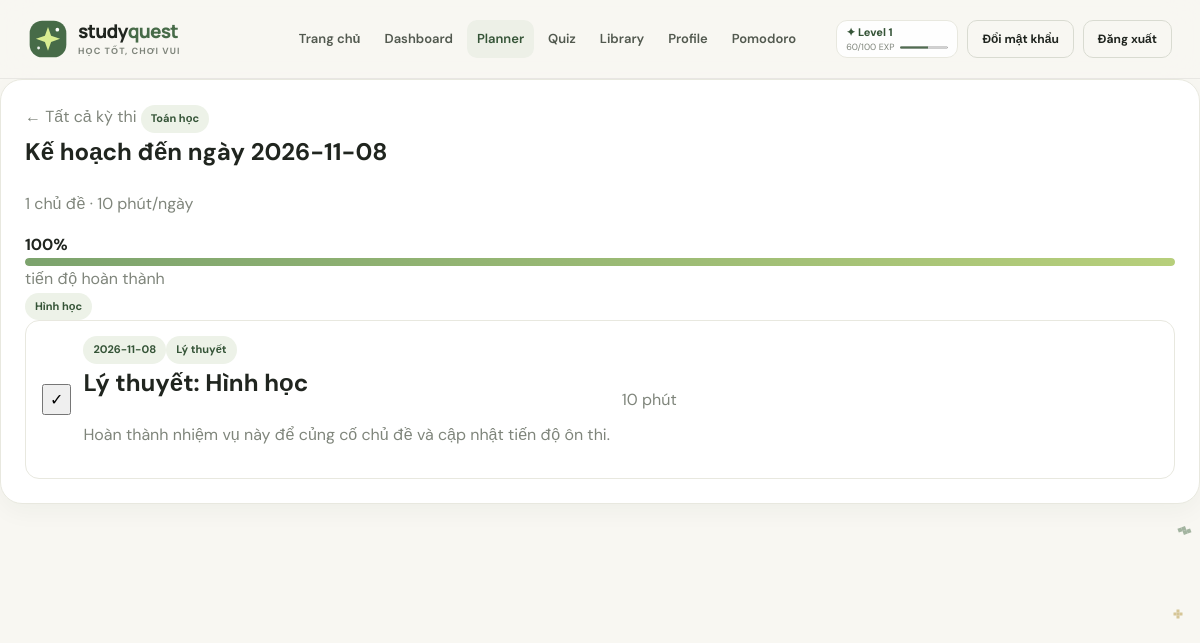
The page /planner/1 (signed in) on the database its author committed.
### tables this page shows
CREATE TABLE profiles (
    id INTEGER PRIMARY KEY AUTOINCREMENT,
    user_id INTEGER UNIQUE NOT NULL,
    character_name TEXT NOT NULL DEFAULT 'Quest Rookie',
    avatar TEXT NOT NULL DEFAULT '🧙',
    level INTEGER NOT NULL DEFAULT 1,
    exp INTEGER NOT NULL DEFAULT 0,
    reward_points INTEGER NOT NULL DEFAULT 0,
    FOREIGN KEY(user_id) REFERENCES users(id) ON DELETE CASCADE
);

CREATE TABLE exams (
    id INTEGER PRIMARY KEY AUTOINCREMENT,
    user_id INTEGER NOT NULL,
    subject TEXT NOT NULL,
    exam_date TEXT NOT NULL,
    current_score REAL NOT NULL CHECK(current_score BETWEEN 0 AND 10),
    target_score REAL NOT NULL CHECK(target_score BETWEEN 0 AND 10),
    study_minutes_per_day INTEGER NOT NULL CHECK(study_minutes_per_day >= 10),
    created_at TEXT NOT NULL DEFAULT CURRENT_TIMESTAMP,
    FOREIGN KEY(user_id) REFERENCES users(id) ON DELETE CASCADE
);

CREATE TABLE topics (
    id INTEGER PRIMARY KEY AUTOINCREMENT,
    exam_id INTEGER NOT NULL,
    name TEXT NOT NULL,
    status TEXT NOT NULL DEFAULT 'Chưa học',
    progress INTEGER NOT NULL DEFAULT 0 CHECK(progress BETWEEN 0 AND 100),
    FOREIGN KEY(exam_id) REFERENCES exams(id) ON DELETE CASCADE
);

CREATE TABLE study_plans (
    id INTEGER PRIMARY KEY AUTOINCREMENT,
    exam_id INTEGER NOT NULL,
    study_date TEXT NOT NULL,
    title TEXT NOT NULL,
    activity_type TEXT NOT NULL,
    duration_minutes INTEGER NOT NULL,
    completed INTEGER NOT NULL DEFAULT 0,
    FOREIGN KEY(exam_id) REFERENCES exams(id) ON DELETE CASCADE
);

### routes/exam_routes.py (the view)
@exam_bp.route("/<int:exam_id>", methods=["GET"])
@_logged_in
def planner_detail(exam_id):
    exam = _owned_exam(exam_id)
    if not exam:
        flash("Không tìm thấy kỳ thi hoặc bạn không có quyền truy cập.", "error")
        return redirect(url_for("exam.planner_index")), 404
    return render_template(
        "exam/detail.html",
        exam=exam,
        topics=get_topics(exam_id) or [],
        plan=get_plan(exam_id, _user_id()) or [],
        progress=_progress(exam_id),
    )

### app.py (called while the page is built)
def current_user():
    if 'user_id' not in session:
        return None
    return get_profile(session['user_id'])

@app.context_processor
def inject_globals():
    return {'current_user': current_user(), 'today': date.today().isoformat()}

### models/database.py (called while the page is built)
def get_db():
    if 'db' not in g:
        g.db = sqlite3.connect(DATABASE)
        g.db.row_factory = sqlite3.Row
        g.db.execute('PRAGMA foreign_keys = ON')
    return g.db

### models/exam_model.py (called while the page is built)
def get_exam(exam_id, user_id):
    return get_db().execute(
        'SELECT * FROM exams WHERE id = ? AND user_id = ?', (exam_id, user_id)
    ).fetchone()

def get_topics(exam_id):
    return get_db().execute(
        'SELECT * FROM topics WHERE exam_id = ? ORDER BY id', (exam_id,)
    ).fetchall()

def get_plan(exam_id, user_id):
    return get_db().execute(
        'SELECT sp.* FROM study_plans sp JOIN exams e ON e.id = sp.exam_id '
        'WHERE sp.exam_id = ? AND e.user_id = ? ORDER BY sp.study_date, sp.id',
        (exam_id, user_id),
    ).fetchall()

def calculate_progress(exam_id, user_id):
    row = get_db().execute(
        'SELECT COUNT(*) AS total, COALESCE(SUM(completed), 0) AS done '
        'FROM study_plans sp JOIN exams e ON e.id = sp.exam_id '
        'WHERE sp.exam_id = ? AND e.user_id = ?', (exam_id, user_id)
    ).fetchone()
    return round((row['done'] * 100 / row['total']) if row['total'] else 0)

### models/profile_model.py (called while the page is built)
def get_profile(user_id):
    return get_db().execute(
        'SELECT u.id, u.username, u.email, u.role, u.admin_permission, '
        'p.character_name, p.avatar, p.level, p.exp, p.reward_points '
        'FROM users u JOIN profiles p ON p.user_id = u.id WHERE u.id = ?',
        (user_id,),
    ).fetchone()

### routes/exam_routes.py (called while the page is built)
def _value(record, *keys, default=None):
    if record is None:
        return default
    for key in keys:
        if isinstance(record, dict) and key in record:
            return record[key]
        try:
            value = record[key]
            if value is not None:
                return value
        except (KeyError, IndexError, TypeError):
            pass
        value = getattr(record, key, None)
        if value is not None:
            return value
    return default

def _user_id():
    user = session.get("user")
    nested_id = user.get("id") if isinstance(user, dict) else None
    return session.get("user_id") or nested_id

### templates/exam/detail.html (shortened to what this page needs)
{% extends 'base.html' %}
{% block content %}
<section class="panel planner-shell" data-exam-id="{{ exam.id if exam.id is defined else exam['id'] }}">
  <div class="planner-heading">
    <div>
      <a class="muted" href="{{ url_for('exam.planner_index') }}">← Tất cả kỳ thi</a>
      <span class="tag">{{ exam.subject if exam.subject is defined else exam['subject'] }}</span>
      <h1>Kế hoạch đến ngày {{ exam.exam_date if exam.exam_date is defined else exam['exam_date'] }}</h1>
      <p class="muted">{{ topics|length }} chủ đề · {{ exam.study_minutes_per_day if exam.study_minutes_per_day is defined else exam['study_minutes_per_day'] }} phút/ngày</p>
    </div>
    <div class="progress-summary">
      <strong data-progress-value>{{ progress }}%</strong>
      <div class="progress" aria-label="Tiến độ"><span data-progress-bar style="width: {{ progress }}%"></span></div>
      <span class="muted">tiến độ hoàn thành</span>
    </div>
  </div>
  <div class="topic-strip">
    {% for topic in topics %}<span class="tag">{{ topic.name if topic.name is defined else topic['name'] if topic is mapping and 'name' in topic else topic }}</span>{% endfor %}
  </div>
  {% if plan %}
    <div class="plan-list">
      {% for item in plan %}
        {% set item_id = item.id if item.id is defined else item['id'] %}
        {% set done = item.completed if item.completed is defined else item['completed'] if item is mapping and 'completed' in item else false %}
        <article class="task plan-item {% if done %}is-complete{% endif %}">
          <form method="post" action="{{ url_for('exam.planner_toggle', exam_id=exam.id if exam.id is defined else exam['id'], plan_id=item_id) }}" data-plan-form>
            <button class="check-button" type="submit" aria-label="Đánh dấu hoàn thành" aria-pressed="{{ 'true' if done else 'false' }}">{{ '✓' if done else '○' }}</button>
          </form>
          <div class="plan-copy">
            <div class="plan-meta"><span class="tag">{{ item.study_date if item.study_date is defined else item['study_date'] }}</span><span class="tag activity-tag">{{ item.activity_type if item.activity_type is defined else item['activity_type'] }}</span></div>
            <h2>{{ item.title if item.title is defined else item['title'] }}</h2>
            <p class="muted">Hoàn thành nhiệm vụ này để củng cố chủ đề và cập nhật tiến độ ôn thi.</p>
          </div>
          <span class="muted">{{ item.duration_minutes if item.duration_minutes is defined else item['duration_minutes'] }} phút</span>
        </article>
      {% endfor %}
    </div>
  {% else %}
    <div class="task"><p class="muted">Chưa có nhiệm vụ. Hãy kiểm tra lại danh sách chủ đề.</p></div>
  {% endif %}
</section>
{% endblock %}

### templates/base.html (shortened to what this page needs)
<!doctype html>
<html lang="vi">
<head>
  <link rel="stylesheet" href="{{ url_for('static', filename='css/style.css') }}">
  <link rel="stylesheet" href="{{ url_for('static', filename='css/rpg.css') }}">
</head>
<body>
  <div class="rpg-decoration-layer" aria-hidden="true">
    <span class="rpg-pixel-decor rpg-pixel-leaf"></span>
    <span class="rpg-pixel-decor rpg-pixel-star"></span>
  </div>
  <header class="site-header">
    <nav class="navbar container" aria-label="Điều hướng chính">
      <a class="brand" href="/" aria-label="Study Quest — Trang chủ">
        <img class="brand-mark" src="{{ url_for('static', filename='images/study-quest-mark.svg') }}" alt="" width="40" height="40">
        <span class="brand-name">study<span>quest</span><small>Học tốt, chơi vui</small></span>
      </a>
      <div class="nav-panel" id="primary-navigation">
        <div class="nav-links">
          <a class="nav-link{% if request.path == '/' %} is-active{% endif %}" href="/">Trang chủ</a>
          <a class="nav-link{% if request.path.startswith('/dashboard') %} is-active{% endif %}" href="/dashboard">Dashboard</a>
          <a class="nav-link{% if request.path.startswith('/planner') %} is-active{% endif %}" href="/planner">Planner</a>
          <a class="nav-link{% if request.path.startswith('/quiz') %} is-active{% endif %}" href="/quiz">Quiz</a>
          <a class="nav-link{% if request.path.startswith('/library') %} is-active{% endif %}" href="/library">Library</a>
          <a class="nav-link{% if request.path.startswith('/profile') %} is-active{% endif %}" href="/profile">Profile</a>
          {% if current_user %}
          <a class="nav-link{% if request.path.startswith('/pomodoro') %} is-active{% endif %}" href="{{ url_for('pomodoro') }}">Pomodoro</a>
          {% endif %}
        </div>
        <div class="nav-actions">
          {% if current_user %}
          <a class="rpg-xp-mini" href="/profile" aria-label="Level {{ current_user['level'] }}, {{ current_user['exp'] % 100 }} trên 100 EXP trong level">
            <span class="rpg-xp-mini-level">✦ Level {{ current_user['level'] }}</span>
            <span class="rpg-xp-mini-progress">
              <span>{{ current_user['exp'] % 100 }}/100 EXP</span>
              <progress max="100" value="{{ current_user['exp'] % 100 }}"></progress>
            </span>
          </a>
          <a class="btn btn-ghost btn-small" href="{{ url_for('change_password') }}">Đổi mật khẩu</a>
          <a class="btn btn-ghost btn-small rpg-logout" href="/logout">Đăng xuất</a>
          {% else %}
          <a class="btn btn-ghost btn-small" href="/login">Đăng nhập</a>
          <a class="btn btn-primary btn-small" href="/register">Bắt đầu</a>
          {% endif %}
        </div>
      </div>
    </nav>
  </header>
  <main id="main-content">
    {% block content %}{% endblock %}
  </main>
</body>
</html>

### static/css/style.css (style rules this page uses)
:root { --ink:#20251f;--ink-soft:#52594f;--muted:#7f857b;--paper:#f8f7f2;--white:#fff;--line:#e8e8df;--green:#476b48;--green-dark:#355437;--lime:#d9ed91;--lavender:#eeeaff;--peach:#fff0e6;--mint:#e7f4e9;--shadow:0 18px 50px rgba(37,49,32,.08);--radius:22px;--font-body:'DM Sans',Arial,sans-serif;--font-display:'Manrope','DM Sans',Arial,sans-serif }
* { box-sizing:border-box }
html { scroll-behavior:smooth;scroll-padding-top:88px;overflow-x:clip }
body,.body { margin:0;background:var(--paper);color:var(--ink);font-family:var(--font-body);font-size:16px;line-height:1.6;-webkit-font-smoothing:antialiased;overflow-x:clip }
img,svg { max-width:100% }
a { color:inherit;text-decoration:none }
button,input,select,textarea { font:inherit }
button,a { -webkit-tap-highlight-color:transparent }
.container { width:min(1160px,calc(100% - 56px));margin-inline:auto }
.site-header { position:sticky;top:0;z-index:50;background:rgba(248,247,242,.9);backdrop-filter:blur(16px);border-bottom:1px solid rgba(32,37,31,.07) }
.navbar { min-height:78px;display:flex;align-items:center;justify-content:space-between;gap:28px }
.brand { display:flex;align-items:center;gap:10px;flex:none }
.brand-mark { width:40px;height:40px }
.brand-name { font-family:var(--font-display);font-size:19px;font-weight:800;letter-spacing:-.8px;line-height:1.05 }
.brand-name>span { color:var(--green) }
.brand-name small { display:block;margin-top:5px;font-family:var(--font-body);font-size:9px;letter-spacing:1.1px;text-transform:uppercase;color:var(--muted);font-weight:700 }
.nav-panel { display:flex;align-items:center;justify-content:flex-end;gap:30px;flex:1 }
.nav-links { display:flex;align-items:center;gap:4px }
.nav-link { padding:9px 10px;border-radius:10px;font-size:13px;color:var(--ink-soft);font-weight:600;transition:background .2s,color .2s }
.nav-link:hover,.nav-link.is-active { color:var(--green-dark);background:#edf0e7 }
.nav-actions { display:flex;align-items:center;gap:9px }
.btn { display:inline-flex;align-items:center;justify-content:center;gap:10px;min-height:44px;padding:10px 18px;border:1px solid transparent;border-radius:12px;font-weight:700;font-size:14px;line-height:1.2;cursor:pointer;transition:transform .2s,background .2s,border-color .2s,box-shadow .2s }
.btn-ghost { color:var(--ink);background:transparent;border-color:#d9dbd1 }
.btn-small { min-height:38px;padding:8px 14px;font-size:12px;border-radius:10px }
h1,h2,h3,p { margin-top:0 }
.progress { overflow:hidden;height:8px;border-radius:20px;background:#e9ece3 }
.progress>span { display:block;height:100%;border-radius:inherit;background:linear-gradient(90deg,#7ca36d,#b7cf7b) }
.panel { padding:24px;border:1px solid var(--line);border-radius:var(--radius);background:var(--white);box-shadow:0 8px 24px rgba(37,49,32,.04) }
.tag { display:inline-flex;align-items:center;gap:6px;padding:5px 10px;border-radius:999px;background:#edf2e8;color:var(--green-dark);font-size:11px;font-weight:700 }
.muted { color:var(--muted) }
.task { display:flex;align-items:center;gap:12px;padding:14px 16px;border:1px solid var(--line);border-radius:14px;background:#fff }

### static/css/rpg.css (style rules this page uses)
.rpg-decoration-layer { position: fixed; z-index: 1; inset: 0; overflow: hidden; pointer-events: none; }
#main-content, .flash-stack, .footer { position: relative; z-index: 2; }
.rpg-pixel-decor { position: absolute; display: block; width: 4px; height: 4px; opacity: .48; animation: rpg-drift 12s ease-in-out infinite alternate; }
.rpg-pixel-star { top: 24%; left: 18px; background: #b29036; box-shadow: 4px 0 #b29036, -4px 0 #b29036, 0 4px #b29036, 0 -4px #b29036; }
.rpg-pixel-star:nth-child(3) { top: auto; right: 20px; bottom: 23%; left: auto; transform: scale(.75); animation-delay: -5s; }
.rpg-pixel-leaf { top: 66%; right: 18px; background: var(--green); box-shadow: 4px 0 var(--green), 4px 4px var(--green), 8px 4px var(--green); transform: rotate(-20deg); animation-delay: -3s; }
.rpg-xp-mini { display: grid; gap: 3px; min-width: 112px; padding: 5px 9px; border: 1px solid var(--line); border-radius: 11px; background: rgba(255, 255, 255, .86); color: var(--ink); }
.rpg-xp-mini-level { color: var(--green-dark); font-size: 11px; font-weight: 800; line-height: 1.2; }
.rpg-xp-mini-progress { display: grid; grid-template-columns: auto 48px; align-items: center; gap: 6px; color: var(--muted); font-size: 9px; line-height: 1.2; }
.rpg-xp-mini progress { display: block; width: 48px; height: 5px; accent-color: var(--green); }

### rows shown on the page
profiles: level "1", current_user['exp']%100 "60"
exams: subject "Toán học", exam_date "2026-11-08", study_minutes_per_day "10"
topics: name "Hình học"
study_plans: value "✓", study_date "2026-11-08", activity_type "Lý thuyết", title "Lý thuyết: Hình học", duration_minutes "10"

### other values the page prints
{{ topics|length }} "1"
{{ progress }} "100"
